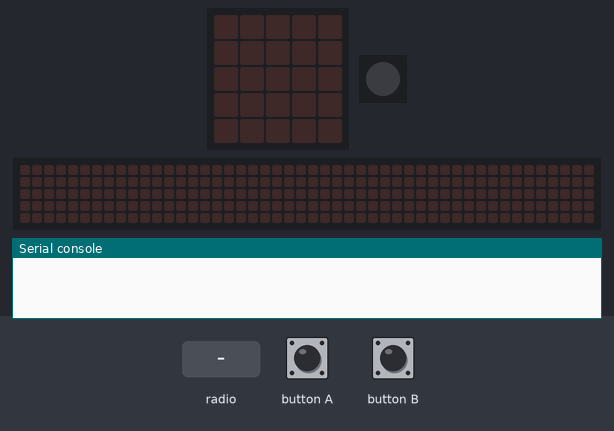
A program run on a simulated Calliope mini (MakeCode). Parts: the board's 5×5 LED display, 1 RGB LEDs in strip order, left to right, a strip that is not on the board, showing the scrolling text unrolled, the last lines printed to the serial console. The test bench sets the inputs (shaded band). No radio messages arrive unless stated (any console line starting 'radio sent:' is added by the test bench); the 48×5 strip is a reading aid, not a part: it shows the text the display is scrolling, unrolled, one strip-width of it at a time.

Above: at 1.2 s.
1.3 s: button A pressed for 0.15 s
At 2.0 s:
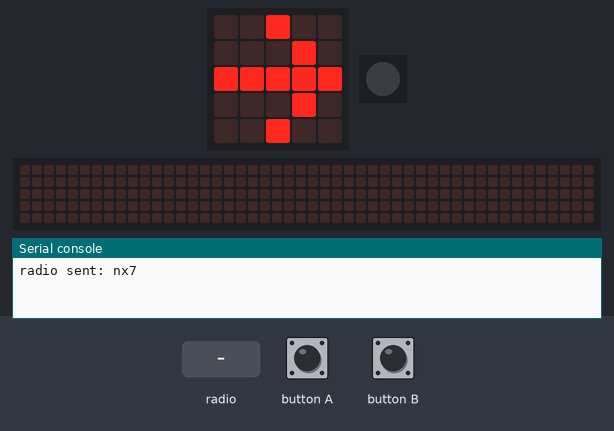
2.9 s: radio message "nx7" arrives
At 3.3 s:
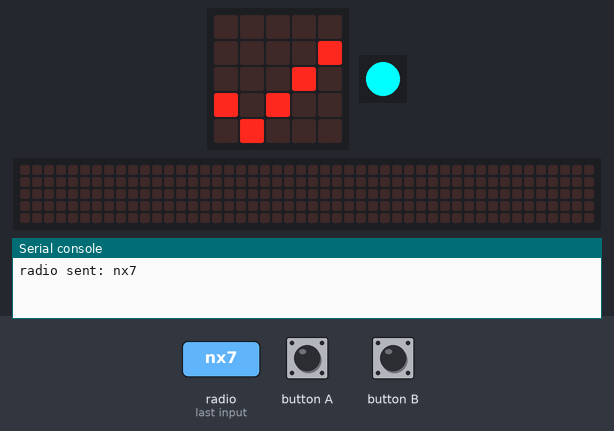
5.9 s: button B pressed for 0.15 s
At 8.4 s:
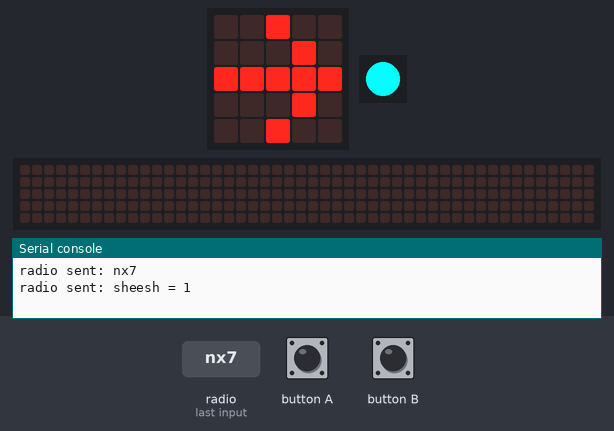
9.0 s: radio message "sheesh=1" arrives
At 9.8 s:
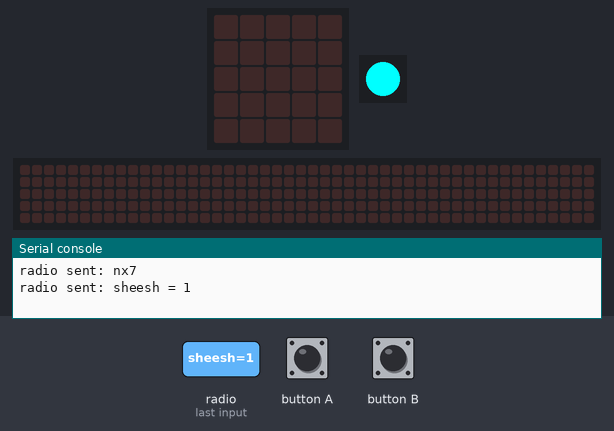
12.0 s: radio message "sheesh=0" arrives
At 17.52 s:
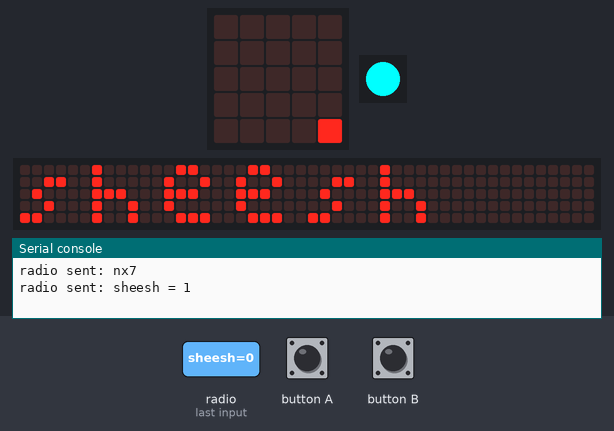

The program:

main.ts
```typescript
input.onButtonPressed(Button.A, function () {
    radio.setGroup(10)
    basic.showLeds(`
        . . # . .
        . . . # .
        # # # # #
        . . . # .
        . . # . .
        `)
    basic.pause(100)
    radio.sendString("nx7")
})
radio.onReceivedString(function (nx7) {
    basic.setLedColor(0x00ffff)
    basic.showIcon(IconNames.Yes)
    basic.showLeds(`
        . . . . .
        . . . . .
        . . . . .
        . . . . .
        . . . . .
        `)
    basic.showString("nx7")
})
input.onButtonPressed(Button.B, function () {
    radio.setGroup(11)
    basic.showLeds(`
        . . # . .
        . . . # .
        # # # # #
        . . . # .
        . . # . .
        `)
    basic.pause(100)
    radio.sendValue("sheesh", 1)
})
radio.onReceivedValue(function (name, value) {
    basic.setLedColor(0x00ffff)
    basic.showIcon(IconNames.Yes)
    basic.showLeds(`
        . . . . .
        . . . . .
        . . . . .
        . . . . .
        . . . . .
        `)
    basic.showString("sheesh")
})
```

test.ts
```typescript
// Hier kann man Tests durchführen; diese Datei wird nicht kompiliert, wenn dieses Paket als Erweiterung verwendet wird.
```

Measured:
- after the input at 1.3 s, the display: changes after 0.15 s (image 1)
- after the input at 2.9 s, the display: changes at once (image 2)
- after the input at 5.9 s, the display: first differs from a run without the input after 1.6 s (image 3)
- after the input at 9.0 s, the display: first changes at once (image 4 shows a later state)
- after the input at 12.0 s, the display: first differs from a run without the input after 4.3 s (image 5 shows a later state)
- what the display in image 2 shows lasts 0.6 s, from 2.9 s to 3.5 s
- what the display in image 4 shows lasts 0.4 s, from 9.6 s to 10.0 s
